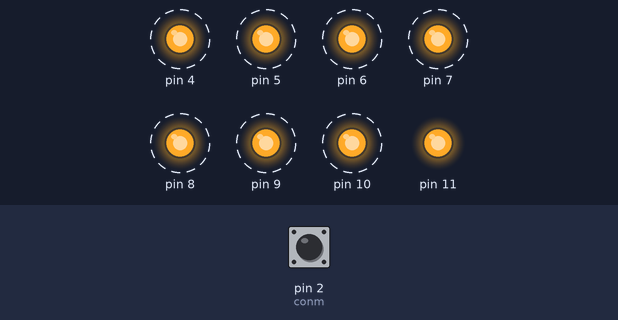
This sketch was run on a simulated Arduino Uno, built with avr-gcc and run on an emulated ATmega328P. Shown: output pins drawn as LEDs (lit = HIGH). Dashed ring = blinking. The test bench sets the inputs (shaded band); at power-on: pin 2 (conm) HIGH.

Above: at 3.4 s.
3.5 s: pin 2 (conm) pulled LOW for 1.55 s
At 3.95 s:
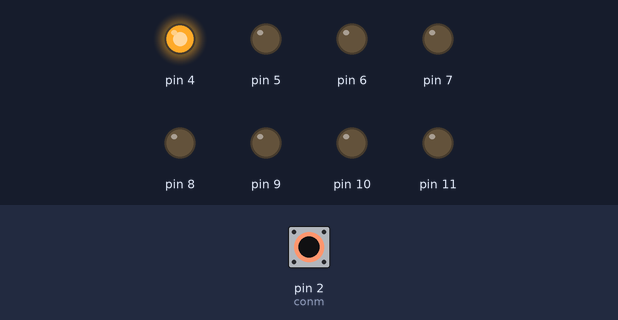
At 4.35 s:
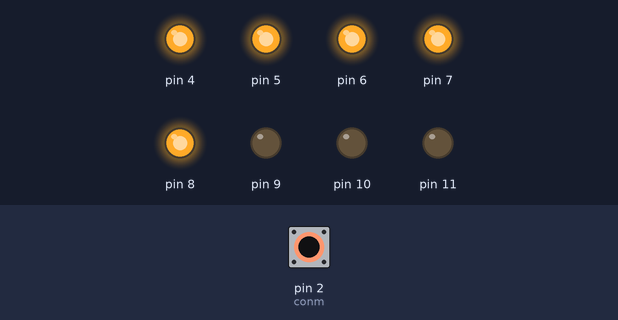
7.0 s: pin 2 (conm) pulled LOW for 3.2 s
At 10.45 s:
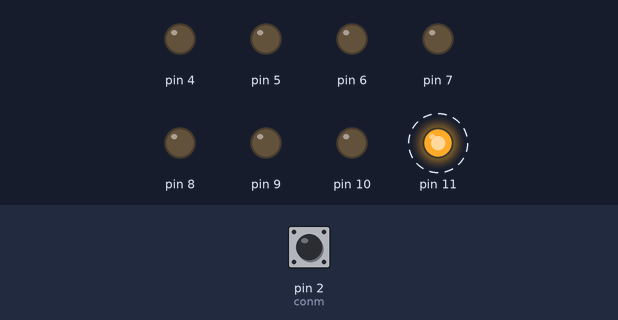
Timing chart, 0 to 17.7 s (numbered marks = the images above; inputs shaded):
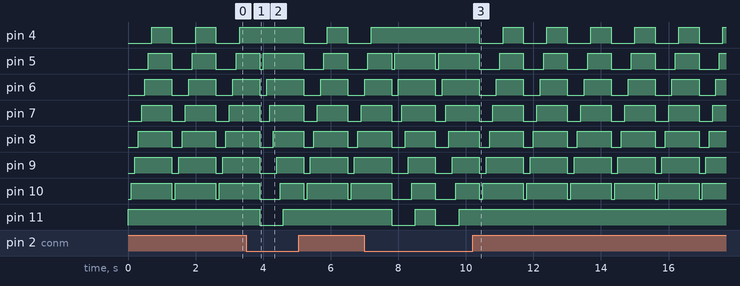

Measured:
- after the input at 3.5 s, pin 11: HIGH → LOW after 0.40 s, → HIGH 0.70 s later
- after the input at 7.0 s, pin 11: alternates HIGH for 0.60 s and LOW for 0.70 s, 4 changes in all, then stays HIGH, starting after 0.80 s
- by itself, pin 4: repeats every 1.3 s: LOW 0.70 s, HIGH 0.60 s

The sketch:

tema3-5.ino
```cpp
const int pausa = 100;   // El tiempo que permanece encendido cada led
#define conm 2

void setup() {
  // inicializamos los pines del 4 al 11 como OUTPUT con un ciclo for
  for (int pinLed = 4; pinLed < 12; pinLed++)  {
    pinMode(pinLed, OUTPUT);
  }
  pinMode(conm, INPUT_PULLUP);
}

void loop() {
  // encendemos y apagamos en un loop desde el pin menor 4 al mayor 11
  if (digitalRead(conm) == LOW) {
    for (int pinLed = 4; pinLed < 12; pinLed++) {
      // pone el pinLed en HIGH encendiendo el led
      digitalWrite(pinLed, HIGH);
      delay(pausa);
    }
    delay(500);
    for (int pinLed = 11; pinLed > 3; pinLed--) {
      digitalWrite(pinLed, LOW);
    }

  }
  else {
    for (int pinLed = 11; pinLed > 3; pinLed--) {
      digitalWrite(pinLed, HIGH);
      delay(pausa);
    }
    delay(500);
    for (int pinLed = 11; pinLed > 3; pinLed--) {
      digitalWrite(pinLed, LOW);
    }
  }
}
```
